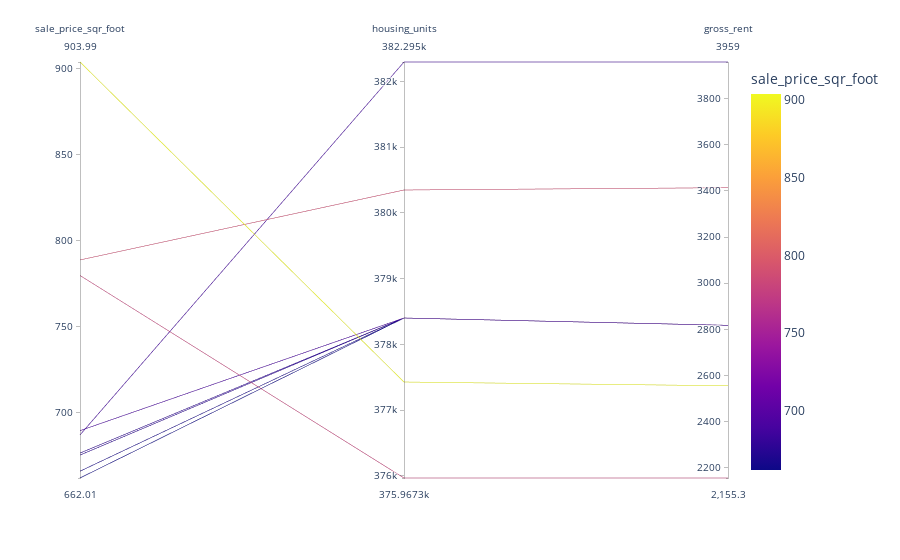

Notebook cell for this chart:
### Markdown cell above
## Parallel Coordinates and Parallel Categories Analysis

In this section, you will use plotly express to create parallel coordinates and parallel categories visualizations so that investors can interactively filter and explore various factors related to the sales price of the neighborhoods. 

Using the DataFrame of Average values per neighborhood (calculated above), create the following visualizations:
1. Create a Parallel Coordinates Plot
2. Create a Parallel Categories Plot

### Code cell
# Parallel Coordinates Plot
par_coor=px.parallel_coordinates(sfo_top_10, color="sale_price_sqr_foot")
par_coor

### Figure 1 — Plotly figure (JSON) as saved in the notebook; plotly's stock layout.template omitted (floating-point values rounded to 4 significant figures)
{"data": [{"dimensions": [{"label": "sale_price_sqr_foot", "values": [904.0, 788.8, 779.8, 689.6, 687.1, 676.5, 675.4, 666.0, 662.0]}, {"label": "housing_units", "values": [377400.0, 380348, 376000.0, 378401, 382295, 378401, 378401, 378401, 378401]}, {"label": "gross_rent", "values": [2555.0, 3414, 2155.0, 2817.0, 3959, 2817.0, 2817.0, 2817.0, 2817.0]}], "domain": {"x": [0, 1], "y": [0, 1]}, "line": {"color": [904.0, 788.8, 779.8, 689.6, 687.1, 676.5, 675.4, 666.0, 662.0], "coloraxis": "coloraxis"}, "name": "", "type": "parcoords"}], "layout": {"coloraxis": {"colorbar": {"title": {"text": "sale_price_sqr_foot"}}, "colorscale": [[0, "#0d0887"], [0.1111, "#46039f"], [0.2222, "#7201a8"], [0.3333, "#9c179e"], [0.4444, "#bd3786"], [0.5556, "#d8576b"], [0.6667, "#ed7953"], [0.7778, "#fb9f3a"], [0.8889, "#fdca26"], [1, "#f0f921"]]}, "legend": {"tracegroupgap": 0}, "margin": {"t": 60}}}
